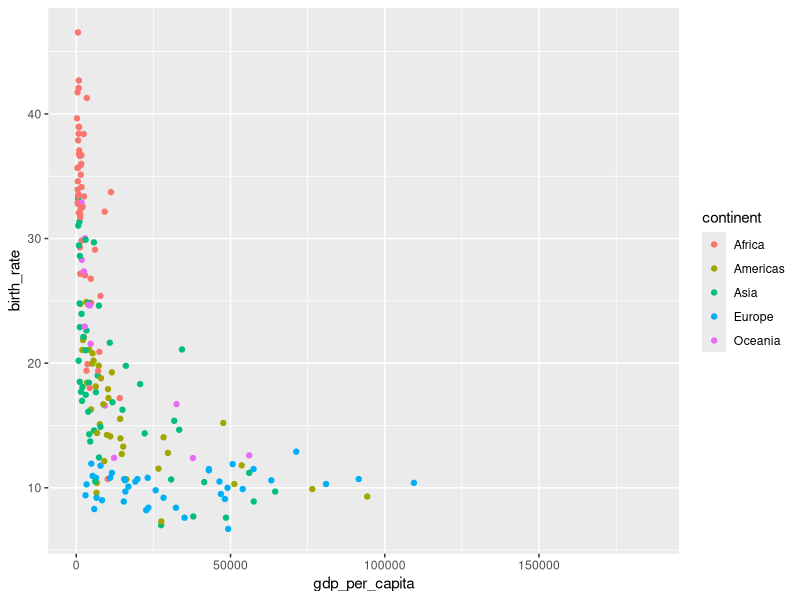

This figure's R source:
library(tidyverse)

world_bank_countries <- read_csv("data/world_bank_countries.csv")

world_bank_countries %>% 
  filter(year == 2017) %>% 
  ggplot(aes(x = gdp_per_capita,
             y = birth_rate,
             color = continent)) +
  geom_point()
